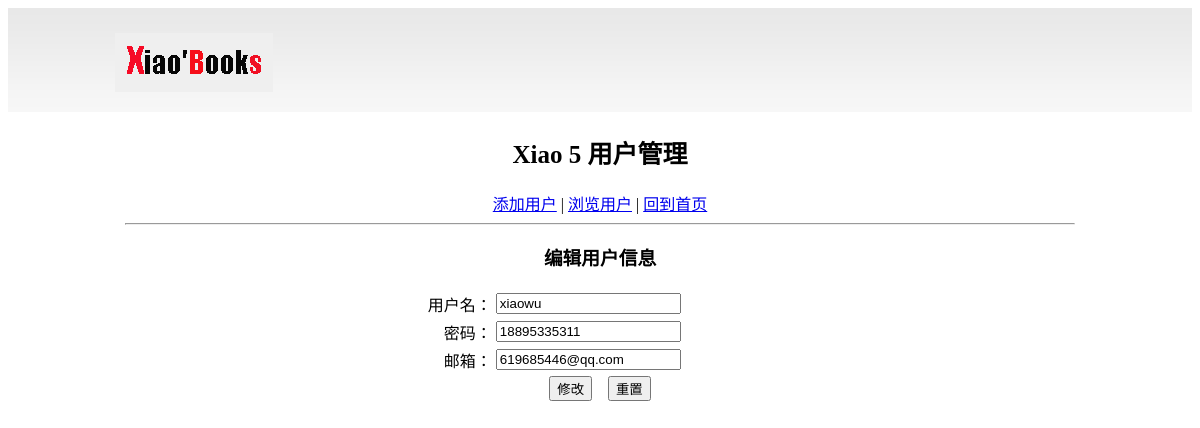
Page /xiao5showbooks/manage/user/edit.php?userid=14 on the committed database.
### tables this page shows
CREATE TABLE `users` (
  `userid` int(20) NOT NULL auto_increment,
  `username` varchar(20) NOT NULL,
  `password` varchar(20) NOT NULL,
  `email` varchar(50) NOT NULL,
  `addtime` int(15) NOT NULL,
  PRIMARY KEY  (`userid`)
);

### xiao5showbooks/manage/user/edit.php (the view, shortened to what this page needs)
<html>
	<head>
	</head>
	<body>
		<center>
			<?php
				include("menu.php");
					$link = @mysql_connect(HOST,USER,PASS)or die("数据库连接失败");
					$sql = "select * from users where userid={$_GET['userid']}";
					$result = mysql_query($sql,$link);
					if($result && mysql_num_rows($result)>0){
						$shop = mysql_fetch_assoc($result);
					}else{
						die("没有找到要修改的用户信息");
					}
			?>
			<h3>编辑用户信息<h3>
			<form action="action.php?action=update" method="post">
			<table border="0" width="450">
				<tr>
					<td align="right">用户名：</td>
					<td><input type="text" name="username" value="<?php echo $shop['username']; ?>"/></td>
				</tr>
		        <tr>
					<td align="right">密码：</td>
					<td><input type="text" name="password" value="<?php echo $shop['password']; ?>"/></td>
				</tr>
				<tr>
					<td align="right">邮箱：</td>
					<td><input type="email" name="email" value="<?php echo $shop['email']; ?>"/></td>
				</tr>
				     <td colspan="2" align="center">
						<input type="submit" value="修改"/>&nbsp;&nbsp;&nbsp;
						<input type="reset" value="重置"/>
					</td>
			</table>
			</form>
		</center>
	</body>
</html>

### rows in the picture
users: username "xiaowu", password "18895335311", email "619685446@qq.com"
